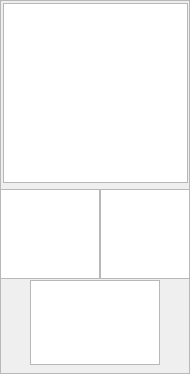
     <widget class="QFrame" name="frame_12">
      <property name="maximumSize">
       <size>
        <width>190</width>
        <height>16777215</height>
       </size>
      </property>
      <property name="frameShape">
       <enum>QFrame::StyledPanel</enum>
      </property>
      <property name="frameShadow">
       <enum>QFrame::Raised</enum>
      </property>
      <widget class="QGraphicsView" name="graphicsSSW">
       <property name="geometry">
        <rect>
         <x>3</x>
         <y>3</y>
         <width>185</width>
         <height>180</height>
        </rect>
       </property>
       <property name="minimumSize">
        <size>
         <width>185</width>
         <height>180</height>
        </size>
       </property>
       <property name="maximumSize">
        <size>
         <width>185</width>
         <height>180</height>
        </size>
       </property>
      </widget>
      <widget class="QGraphicsView" name="graphicsLogoEnac">
       <property name="geometry">
        <rect>
         <x>30</x>
         <y>280</y>
         <width>130</width>
         <height>85</height>
        </rect>
       </property>
       <property name="minimumSize">
        <size>
         <width>130</width>
         <height>85</height>
        </size>
       </property>
       <property name="maximumSize">
        <size>
         <width>130</width>
         <height>85</height>
        </size>
       </property>
      </widget>
      <widget class="QGraphicsView" name="graphicsLogoMinister">
       <property name="geometry">
        <rect>
         <x>0</x>
         <y>189</y>
         <width>100</width>
         <height>90</height>
        </rect>
       </property>
       <property name="minimumSize">
        <size>
         <width>100</width>
         <height>90</height>
        </size>
       </property>
       <property name="maximumSize">
        <size>
         <width>100</width>
         <height>90</height>
        </size>
       </property>
      </widget>
      <widget class="QGraphicsView" name="graphicsView">
       <property name="geometry">
        <rect>
         <x>100</x>
         <y>189</y>
         <width>90</width>
         <height>90</height>
        </rect>
       </property>
       <property name="minimumSize">
        <size>
         <width>90</width>
         <height>90</height>
        </size>
       </property>
       <property name="maximumSize">
        <size>
         <width>90</width>
         <height>90</height>
        </size>
       </property>
       <property name="sizeIncrement">
        <size>
         <width>0</width>
         <height>50</height>
        </size>
       </property>
      </widget>
      <zorder>graphicsLogoMinister</zorder>
      <zorder>graphicsLogoEnac</zorder>
      <zorder>graphicsView</zorder>
      <zorder>graphicsSSW</zorder>
     </widget>
